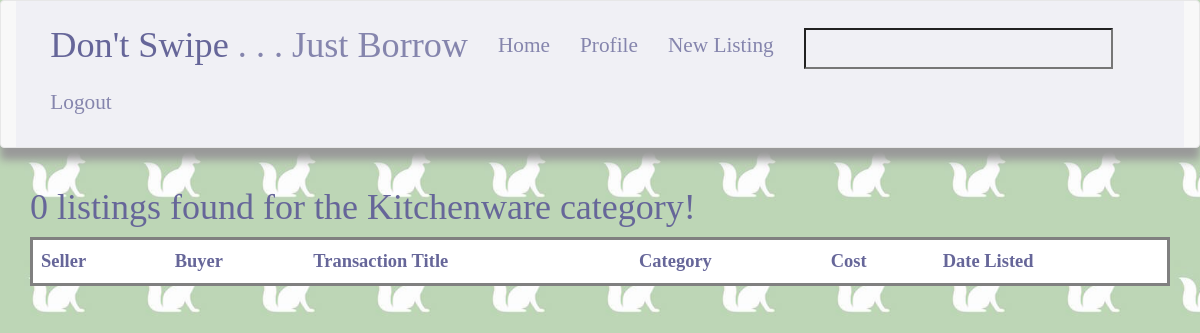
The page /categories/Kitchenware on the database as committed earlier.
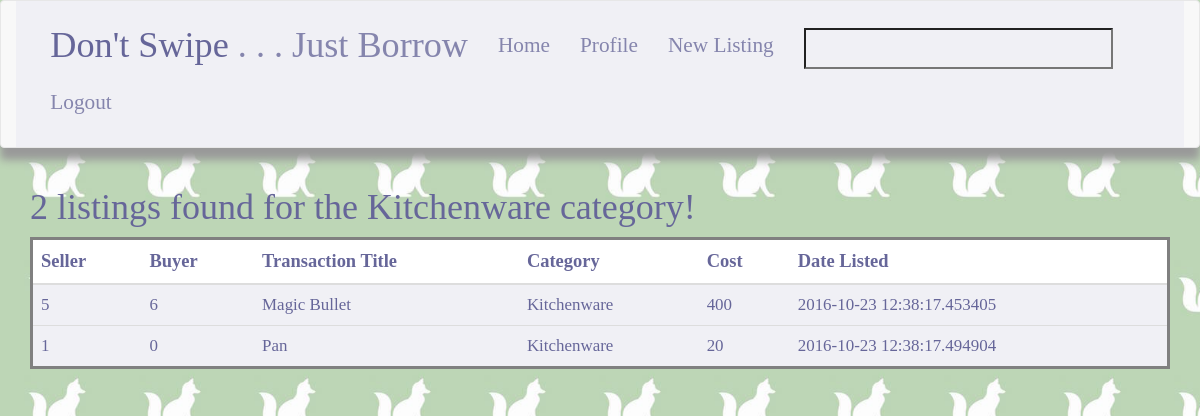
The same page on the database as committed later.
### app/model.py (models this page shows, shortened)
class Listing(db.Model):
    __tablename__ = 'listing'
    __searchable__ = ['title']
    id = db.Column(db.Integer, primary_key=True)
    seller_id = db.Column(db.Integer)
    buyer_id = db.Column(db.Integer)
    title = db.Column(db.String(255), unique=True, nullable=False)
    category = db.Column(db.String(80), nullable=False)
    cost = db.Column(db.Integer, nullable=True)
    location = db.Column(db.Integer)
    date_listed = db.Column(db.DateTime, default=datetime.datetime.utcnow)

### app/views.py (the view)
@app.route('/categories/<category_name>', defaults={'page': 1})
@app.route('/categories/<category_name>/<int:page>')
def category(category_name, page):
    allListings = model.Listing.query.filter_by(category = category_name).all()
    count = len(allListings)
    listings = get_listings_for_page(page, PER_PAGE, count, allListings)
    if len(listings) < 1 and page != 1:
        abort(404)
    pagination = Pagination(page, PER_PAGE, count)
    return render_template('category.html',
                           pagination=pagination,
                           listings=listings,
                           category_name = category_name,
                           numOfListings = count)

### app/forms.py
class SearchForm(Form):
    search = StringField('search', validators=[DataRequired()])

### app/pagination.py (called while the page is built)
def get_listings_for_page(page, PER_PAGE, count, allListings):
    itemsShown = (page - 1) * PER_PAGE
    leftToShow = count - itemsShown
    newListings = []
    if itemsShown < count:
        initialIndex = itemsShown
        if leftToShow >= PER_PAGE:
            finalIndex = itemsShown + NUM_PAGE - 1
            newListings = allListings[initialIndex : finalIndex]
        else:
            newListings = allListings[initialIndex : ]
    return newListings

### app/views.py (called while the page is built)
@app.before_request
def before_request():
    g.user = current_user
    g.search_form = SearchForm()

### app/templates/category.html (shortened to what this page needs)
{% extends "base.html" %}
{% block content %}
<div class="container">
     <h1 style="color: #666699;">{{ numOfListings }} listings found for the  {{ category_name }} category!</h1>
    <table class="table table-hover">
        <thead>
            <tr>
                <th> Seller </th>
                <th> Buyer </th>
                <th> Transaction Title </th>
                <th> Category </th>
                <th> Cost </th>
                <th> Date Listed </th>
            </tr>
        </thead>
        <tbody>
            {% for listing in listings %}
            <tr>
                <td> {{ listing.seller_id }}</td>
                <td> {{ listing.buyer_id }} </td>
                <td> {{ listing.title }} </td>
                <td> {{ listing.category }} </td>
                <td> {{ listing.cost }} </td>
                <td> {{ listing.date_listed }} </td>
            </tr>
            {% endfor %}
        </tbody>
    </table>
</div>
{% endblock %}

### app/templates/base.html (shortened to what this page needs)
<!DOCTYPE html>
<html>
  <head>
    <link href="../static/css/bootstrap.min.css" rel="stylesheet" media="screen">
    <link href="../static/css/bootstrap-responsive.min.css" rel="stylesheet">
    <link rel="stylesheet" href="https://maxcdn.bootstrapcdn.com/bootstrap/3.3.7/css/bootstrap.min.css">
    <link href="../static/css/styles.css" rel="stylesheet">
  </head>
  <body>
    <nav class="navbar navbar-default">
      <div class="container-fluid">
          <div style="padding: 1.2em;" class="collapse navbar-collapse" id="bs-example-navbar-collapse-1">
            <ul class="nav navbar-nav">
              <li><a style="font-size: 1.7em; color: #666699;" href="{{ url_for('index') }}">Don't Swipe <span style="color: #8585ad; font-size: 1em;"> . . . Just Borrow</span></a></li>
              <li><a style="color: #8585ad;" href="{{ url_for('index') }}">Home</a></li>
              <li><a style="color: #8585ad;" href="#">Profile</a></li>
              <li><a style="color: #8585ad;" href="{{ url_for('newpost') }}">New Listing</a></li>
            </ul>
            <form class="navbar-form navbar-left" action="{{ url_for('search') }}" method="post" name="search">
              <div class="form-group">
                {{ g.search_form.hidden_tag() }}{{ g.search_form.search(size=20) }}
              </div>
            </form>
            <ul class="nav navbar-nav">
              <li><a style="color: #8585ad;" href="#">Logout</a></li>
            </ul>
          </div>
        </nav>
      <div class="row">
        {% block content %}{% endblock %}
      </div>
    </body>
</html>

### app/static/css/styles.css (style rules this page uses)
body { font-family: Volkorn; background-color: white; background-image: url('../img/foxtile.jpg'); background-repeat: repeat; background-size: 115px; }
.container-fluid * { background-color: #f0f0f5; color: gray; font-size: 1.15em; }
.navbar { box-shadow: 0 12px 8px 0px #999; }
li >a:link { font-size: 1em; }
.form-group { background-color: white; }
th { color: #666699; background-color: white; font-size: 1.2em; }
table { border-style: solid; border-radius: 2px; }
tr, td { background-color: #f0f0f5; color: #666699; font-size: 1.1em; }

Rows that differ between the two databases and show on the page:
now on this page (row edited): Listing: seller_id "5", buyer_id "6", title "Magic Bullet", category "Kitchenware", cost "400", date_listed "2016-10-23 12:38:17.453405"
added Listing: seller_id "1", buyer_id "0", title "Pan", category "Kitchenware", cost "20", date_listed "2016-10-23 12:38:17.494904"
Other text that changed with them:
{{ numOfListings }}: "0" → "2"
